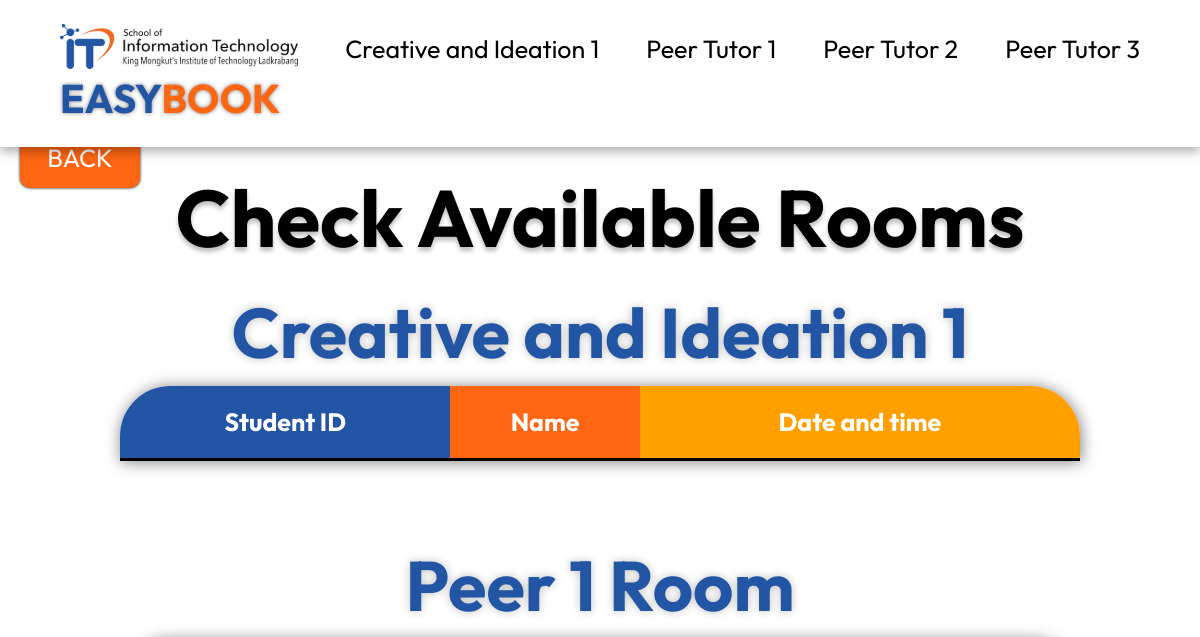
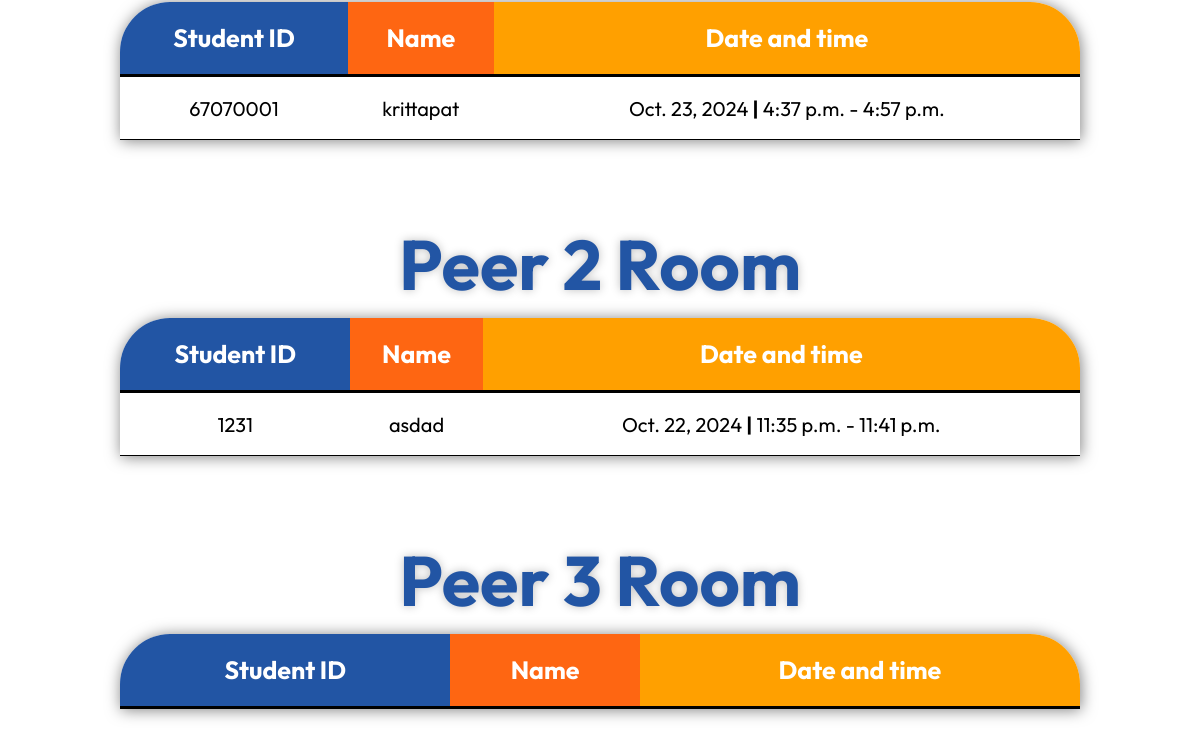
Before: /checkscreative.html with the older database file (2 pictures, top to bottom).
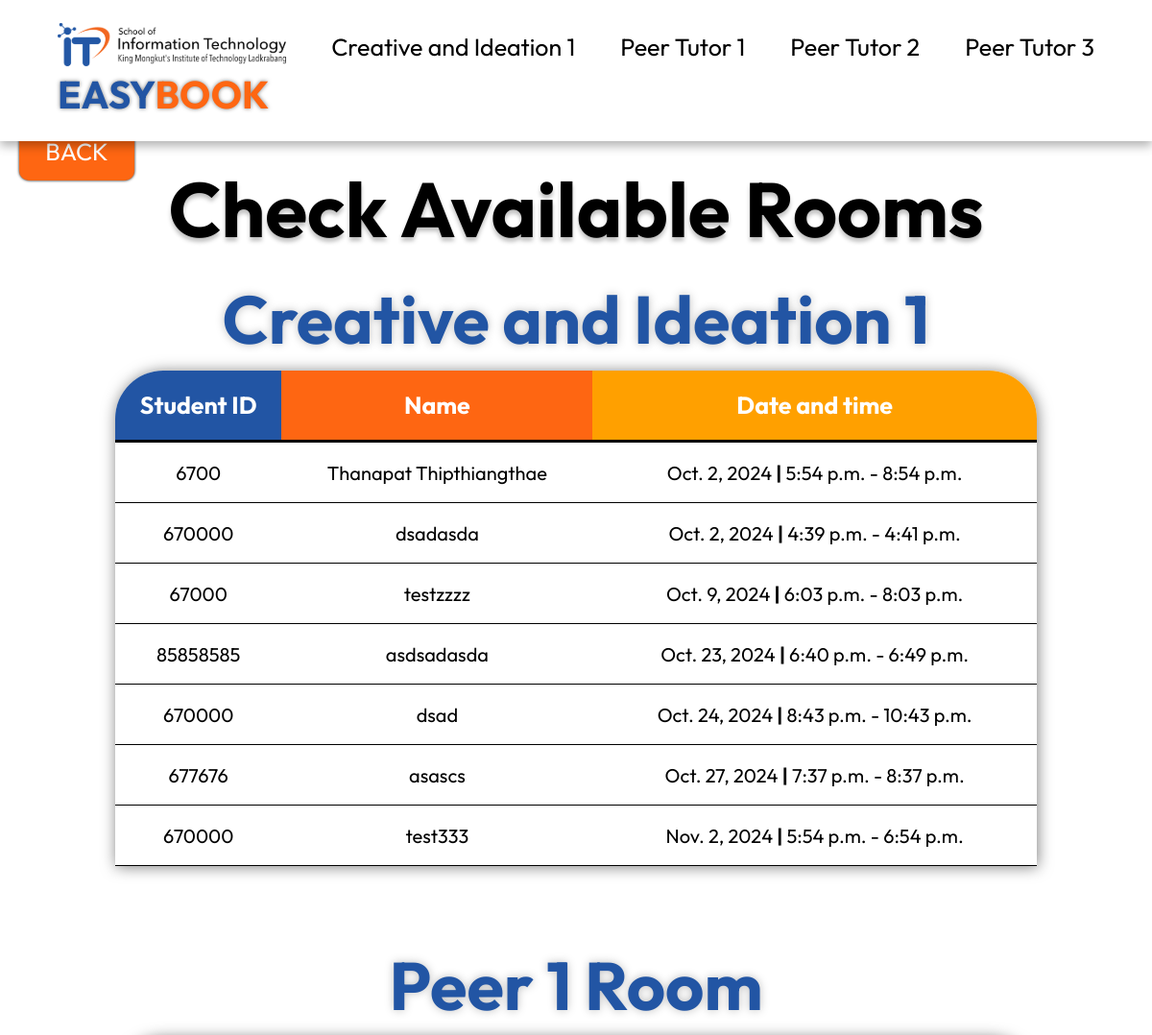
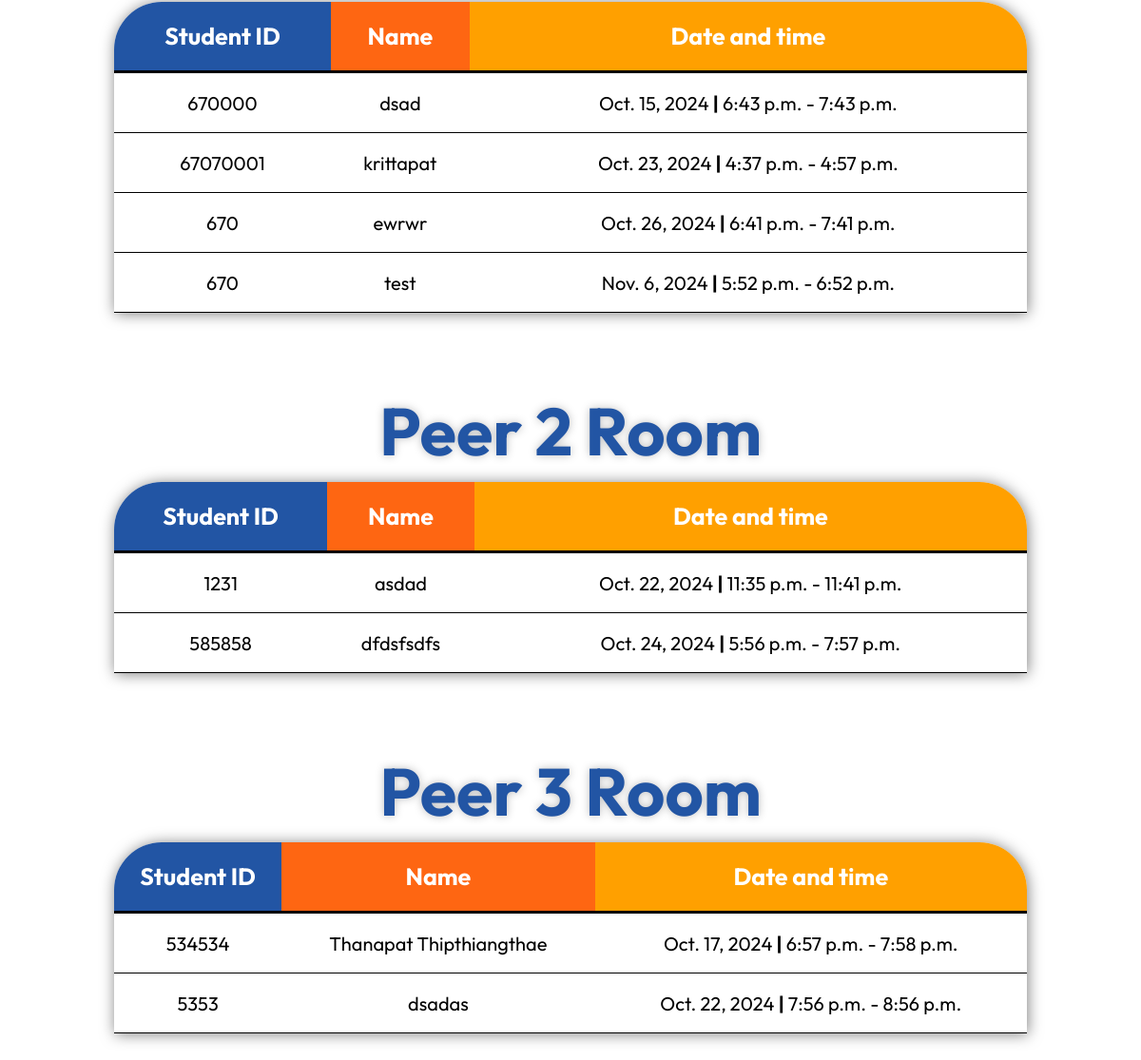
After: the same page with the newer database file (2 pictures, top to bottom).
### mypage/models.py (models this page shows, shortened)
class peer1reser(models.Model):
    student_idpeer1 = models.IntegerField()
    namepeer1 = models.CharField(max_length=100)
    event_datepeer1 = models.DateField()
    start_timepeer1 = models.TimeField(null=True, blank=True)
    end_timepeer1 = models.TimeField(null=True, blank=True)

class peer2reser(models.Model):
    student_idpeer2 = models.IntegerField()
    namepeer2 = models.CharField(max_length=100)
    event_datepeer2 = models.DateField()
    start_timepeer2 = models.TimeField(null=True, blank=True)
    end_timepeer2 = models.TimeField(null=True, blank=True)

class creativereser(models.Model):
    student_id = models.IntegerField()
    name = models.CharField(max_length=100)
    event_date = models.DateField()
    start_time = models.TimeField(null=True, blank=True)
    end_time = models.TimeField(null=True, blank=True)

class peer3reser(models.Model):
    student_idpeer3 = models.IntegerField()
    namepeer3 = models.CharField(max_length=100)
    event_datepeer3 = models.DateField()
    start_timepeer3 = models.TimeField(null=True, blank=True)
    end_timepeer3 = models.TimeField(null=True, blank=True)

### mypage/views.py (the view)
# urls.py: path('checkscreative.html',views.room),
def room(request):
    list_person = creativereser.objects.order_by('event_date')
    list_personpeer1 = peer1reser.objects.order_by('event_datepeer1')
    list_personpeer2 = peer2reser.objects.order_by('event_datepeer2')
    list_personpeer3 = peer3reser.objects.order_by('event_datepeer3')
    return render(request,"checkscreative.html",{
        "list_person":list_person,
        "list_personpeer1":list_personpeer1,
        "list_personpeer2":list_personpeer2,
        "list_personpeer3": list_personpeer3
        })

### mypage/templates/checkscreative.html (shortened to what the changed rows need)
{% load static %}
<!DOCTYPE html>
<html lang="en">
<head>
    <link rel="stylesheet" href="{% static 'css/checkCrea.css' %}">
</head>
<body>
    <div class="infor-form">
        <h1 class="head-text"><b>Check Available Rooms</b></h1>
    </div>
    <h1 class="creative-head" id="crea-sec">Creative and Ideation 1</h1>
    <div class="table-infor">
        <table>
            <thead>
                <tr>
                    <th class="id-th">Student ID</th>
                    <th class="name-th">Name</th>
                    <th class="date-th">Date and time</th>
                </tr>
            </thead>
            <tbody>
                {%for creativereser in list_person %}
                <tr class="body-table">
                    <td>{{creativereser.student_id}}</td>
                    <td>{{creativereser.name}}</td>
                    <td>{{creativereser.event_date}} <b>|</b> {{creativereser.start_time}} - {{creativereser.end_time}}</td>
                </tr>
                {% endfor %}
            </tbody>
        </table>
    </div>
    <h1 class="peer1-head" id="peer1-sec">Peer 1 Room</h1>
    <div class="peer1">
        <div class="table-infor">
            <table>
                <thead>
                    <tr>
                        <th class="id-th">Student ID</th>
                        <th class="name-th">Name</th>
                        <th class="date-th">Date and time</th>
                    </tr>
                </thead>
                <tbody>
                    {%for peer1reser in list_personpeer1 %}
                    <tr class="body-table">
                        <td>{{peer1reser.student_idpeer1}}</td>
                        <td>{{peer1reser.namepeer1}}</td>
                        <td>{{peer1reser.event_datepeer1}} <b>|</b> {{peer1reser.start_timepeer1}} - {{peer1reser.end_timepeer1}}</td>
                    </tr>
                    {% endfor %}
                </tbody>
            </table>
        </div>
    </div>
    <h1 class="peer2-head" id="peer2-sec">Peer 2 Room</h1>
    <div class="peer2">
        <div class="table-infor">
            <table>
                <thead>
                    <tr>
                        <th class="id-th">Student ID</th>
                        <th class="name-th">Name</th>
                        <th class="date-th">Date and time</th>
                    </tr>
                </thead>
                <tbody>
                    {%for peer2reser in list_personpeer2 %}
                    <tr class="body-table">
                        <td>{{peer2reser.student_idpeer2}}</td>
                        <td>{{peer2reser.namepeer2}}</td>
                        <td>{{peer2reser.event_datepeer2}} <b>|</b> {{peer2reser.start_timepeer2}} - {{peer2reser.end_timepeer2}}</td>
                    </tr>
                    {% endfor %}
                </tbody>
            </table>
        </div>
    </div>
    <h1 class="peer3-head" id="peer3-sec">Peer 3 Room</h1>
    <div class="peer3">
        <div class="table-infor">
            <table>
                <thead>
                    <tr>
                        <th class="id-th">Student ID</th>
                        <th class="name-th">Name</th>
                        <th class="date-th">Date and time</th>
                    </tr>
                </thead>
                <tbody>
                    {%for peer3reser in list_personpeer3 %}
                    <tr class="body-table">
                        <td>{{peer3reser.student_idpeer3}}</td>
                        <td>{{peer3reser.namepeer3}}</td>
                        <td>{{peer3reser.event_datepeer3}} <b>|</b> {{peer3reser.start_timepeer3}} - {{peer3reser.end_timepeer3}}</td>
                    </tr>
                    {% endfor %}
                </tbody>
            </table>
        </div>
    </div>
</body>
</html>

Changed rows visible on the page:
added creativereser: student_id "6700", name "Thanapat Thipthiangthae", event_date "Oct. 2, 2024", start_time "5:54 p.m.", end_time "8:54 p.m."
added creativereser: student_id "670000", name "dsadasda", event_date "Oct. 2, 2024", start_time "4:39 p.m.", end_time "4:41 p.m."
added creativereser: student_id "67000", name "testzzzz", event_date "Oct. 9, 2024", start_time "6:03 p.m.", end_time "8:03 p.m."
added creativereser: student_id "85858585", name "asdsadasda", event_date "Oct. 23, 2024", start_time "6:40 p.m.", end_time "6:49 p.m."
added creativereser: student_id "670000", name "dsad", event_date "Oct. 24, 2024", start_time "8:43 p.m.", end_time "10:43 p.m."
added creativereser: student_id "677676", name "asascs", event_date "Oct. 27, 2024", start_time "7:37 p.m.", end_time "8:37 p.m."
added creativereser: student_id "670000", name "test333", event_date "Nov. 2, 2024", start_time "5:54 p.m.", end_time "6:54 p.m."
added peer1reser: student_idpeer1 "670000", namepeer1 "dsad", event_datepeer1 "Oct. 15, 2024", start_timepeer1 "6:43 p.m.", end_timepeer1 "7:43 p.m."
added peer1reser: student_idpeer1 "670", namepeer1 "ewrwr", event_datepeer1 "Oct. 26, 2024", start_timepeer1 "6:41 p.m.", end_timepeer1 "7:41 p.m."
added peer1reser: student_idpeer1 "670", namepeer1 "test", event_datepeer1 "Nov. 6, 2024", start_timepeer1 "5:52 p.m.", end_timepeer1 "6:52 p.m."
added peer2reser: student_idpeer2 "585858", namepeer2 "dfdsfsdfs", event_datepeer2 "Oct. 24, 2024", start_timepeer2 "5:56 p.m.", end_timepeer2 "7:57 p.m."
added peer3reser: student_idpeer3 "534534", namepeer3 "Thanapat Thipthiangthae", event_datepeer3 "Oct. 17, 2024", start_timepeer3 "6:57 p.m.", end_timepeer3 "7:58 p.m."
added peer3reser: student_idpeer3 "5353", namepeer3 "dsadas", event_datepeer3 "Oct. 22, 2024", start_timepeer3 "7:56 p.m.", end_timepeer3 "8:56 p.m."
